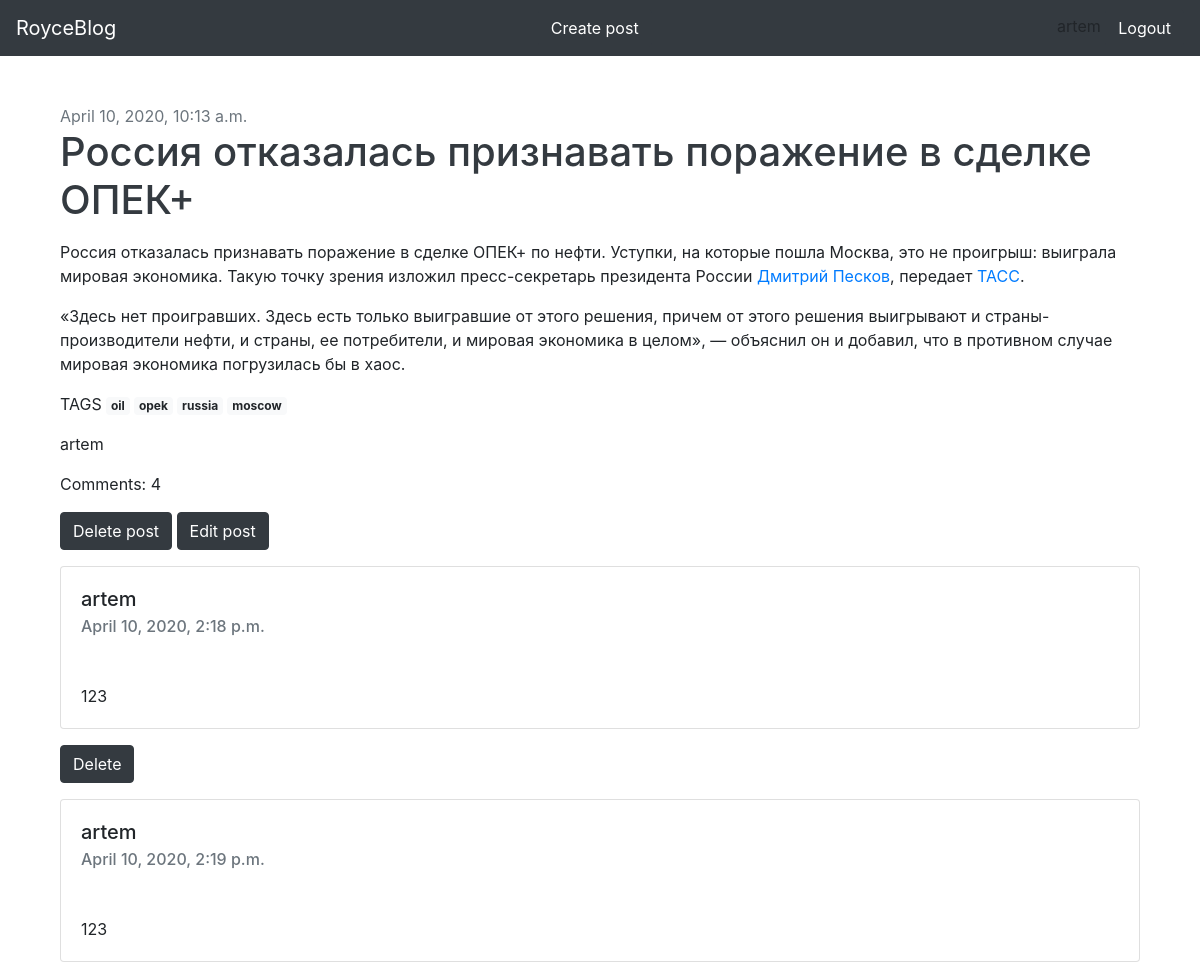
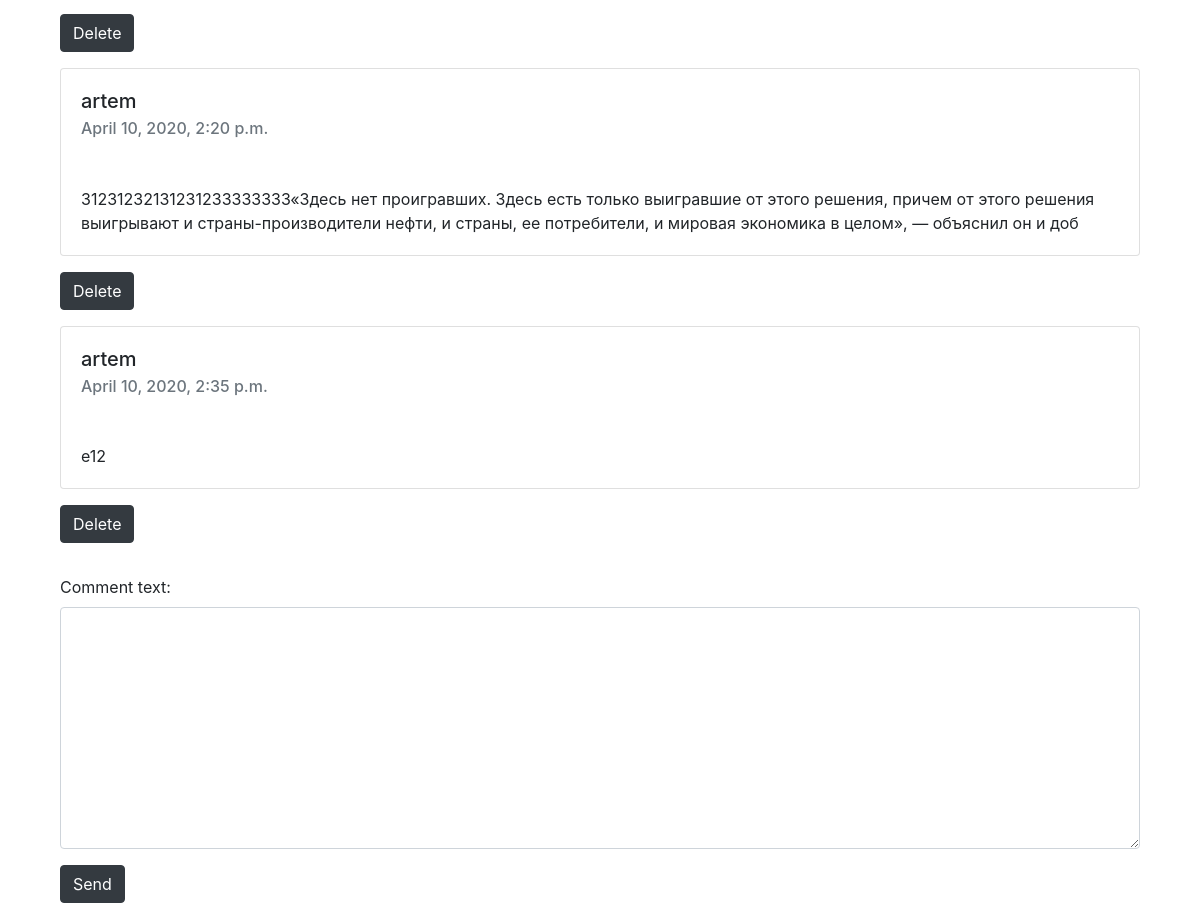
The app's page /post/first-post/ (signed in) with its own data (2 pictures, top to bottom).
### blog/models.py (models this page shows, shortened)
class Post(models.Model):
    title = models.CharField(max_length=150, db_index=True)
    slug = models.SlugField(max_length=150, unique=True)
    text = RichTextField(blank=True, null=True)
    date_published = models.DateTimeField(auto_now_add=True)
    tags = TaggableManager()
    author = models.ForeignKey(User, on_delete=models.CASCADE, null=True, blank=True)
    def get_absolute_url(self):
        return reverse('post_detail_url', kwargs={'post_slug': self.slug})

class Comment(models.Model):
    author = models.ForeignKey(User, on_delete=models.CASCADE)
    text = models.TextField(null=True)
    date_pub = models.DateTimeField(auto_now_add=True)
    moderated = models.BooleanField(default=False)
    post = models.ForeignKey(Post, on_delete=models.CASCADE, related_name='comments')

### blog/views.py (the view, shortened to what this page needs)
# urls.py: path('post/<slug:post_slug>/', views.PostDetail.as_view(), name='post_detail_url'),
class PostDetail(View):
    def get(self, request, post_slug, **kwargs):
        post = Post.objects.get(slug=post_slug)
        form = CommentForm()
        return render(request, 'post_detail.html', {'post': post, 'form': form})

### blog/forms.py
class CommentForm(forms.ModelForm):
    class Meta:
        model = Comment
        labels = {'text': 'Comment text'}
        fields = ['text']
        widgets = {'text': forms.Textarea(attrs={'class': 'form-control p-0'})}

### templates/post_detail.html (shortened to what this page needs)
{% extends 'base.html' %}
{% block content %}
    {% include 'post_card.html' %}
    <div class="container">
        {% if user.is_authenticated and post.author == user %}
            <div class="container-fluid p-0 mb-3">
                <a class="btn btn-dark" role="button" href={% url 'delete-post' post.id %}>Delete post</a>
                <a class="btn btn-dark" role="button" href={% url 'edit-post' post.id %}>Edit post</a>
            </div>
        {% endif %}
        {% for comment in post.comments.all %}
            <div class="card" style="width: auto">
                <div class="card-body">
                    <h5 class="card-title">{{ comment.author }}</h5>
                    <h6 class="card-subtitle mb-5 text-muted">{{ comment.date_pub }}</h6>
                    <p class="card-text">{{ comment.text | safe }}</p>
                </div>
            </div>
            {% if user.is_authenticated and comment.author == user %}
                <form action="{% url 'delete-comment' comment.id %}" method="post">
                    <button class="btn btn-dark mt-3 mb-3" type="submit">Delete</button>
                </form>
            {% endif %}
        {% endfor %}
        {% if user.is_authenticated %}
            <div class="container-fluid p-0 mt-3">
                <form action="" method="post">
                    {{ form.as_p }}
                    <button class="btn btn-dark mb-2" type="submit">Send</button>
                </form>
            </div>
        {% else %}
            <p>Please sign in to comment</p>
        {% endif %}
    </div>
{% endblock %}

### templates/base.html (shortened to what this page needs)
<!doctype html>
<html lang="en">
<head>
    <link rel="stylesheet" href="https://stackpath.bootstrapcdn.com/bootstrap/4.4.1/css/bootstrap.min.css"
>
</head>
<body>
<nav class="navbar navbar-dark bg-dark">
    <a class="navbar-brand" href="/">RoyceBlog</a>
    <a href="/create_post" class="btn btn-dark text-white" role="button">Create post</a>
    <div>
        {% if user.is_authenticated %}
            {{ user.username }} <a href="/accounts/logout" class="btn btn-dark text-white" role="button">Logout</a>
        {% else %}
            <a href="/accounts/login" class="btn btn-dark text-white" role="button">Sign in</a>
            <a href="/accounts/signup" class="btn btn-dark text-white" role="button">Sign up</a>
        {% endif %}
    </div>
</nav>
<div class="container mt-3">
    {% block content %}
    {% endblock %}
</div>
</body>
</html>

### templates/post_card.html (shortened to what this page needs)
<div class="container mt-5"><p class=" text-secondary mb-0">{{ post.date_published }}</p>
    <h1><a href="{{ post.get_absolute_url }}" class="text-decoration-none text-dark">{{ post.title }}</a></h1>
    <p>{{ post.text | safe }}</p>
    <p>TAGS {% for tag in post.tags.all %}
        <a class="badge badge-light" href="{% url 'tag_detail_url' tag.slug %}">{{ tag }}</a>
    {% endfor %}</p>
    <p>{{ post.author }}</p>
    <p>Comments: {{ post.comments.all.count }}</p>
</div>

### records on screen
Post: date_published "April 10, 2020, 10:13 a.m.", title "Россия отказалась признавать поражение в сделке ОПЕК+", text "Россия отказалась признавать поражение в сделке ОПЕК+ по нефти. Уступки, на которые пошла Москва, это не проигрыш: выиграла мировая экономика. Такую точку зрения изложил пресс-секретарь президента России Дмитрий Песков , передает ТАСС . «Здесь нет проигравших. Здесь есть только выигравшие от этого решения, причем от этого решения выигрывают и страны-производители нефти, и страны, ее потребители, и мировая экономика в целом», — объяснил он и добавил, что в противном случае мировая экономика погрузилась бы в хаос.", author "artem", comments.all.count "4"
Tag: name "oil"
Tag: name "opek"
Tag: name "russia"
Tag: name "moscow"
Comment: author "artem", date_pub "April 10, 2020, 2:18 p.m.", text "123", shows "Delete"
Comment: author "artem", date_pub "April 10, 2020, 2:19 p.m.", text "123", shows "Delete"
Comment: author "artem", date_pub "April 10, 2020, 2:20 p.m.", text "31231232131231233333333«Здесь нет проигравших. Здесь есть только выигравшие от этого решения, причем от этого решения выигрывают и страны-производители нефти, и страны, ее потребители, и мировая экономика в целом», — объяснил он и доб", shows "Delete"
Comment: author "artem", date_pub "April 10, 2020, 2:35 p.m.", text "e12", shows "Delete"

### other values on screen
{{ user.username }} "artem"
